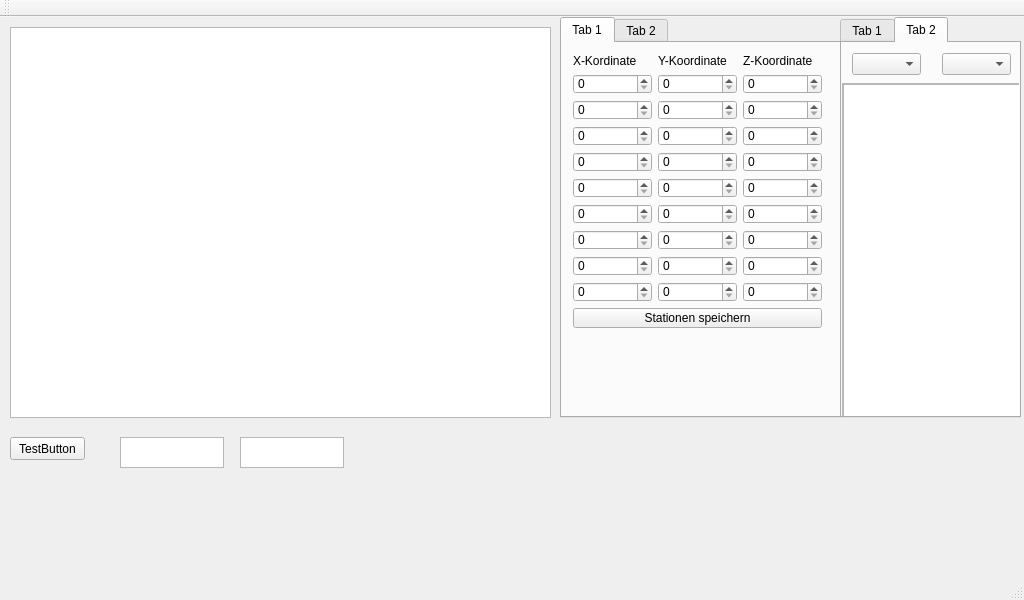
<?xml version="1.0" encoding="UTF-8"?>
<ui version="4.0">
 <class>MainWindow</class>
 <widget class="QMainWindow" name="MainWindow">
  <property name="geometry">
   <rect>
    <x>0</x>
    <y>0</y>
    <width>1024</width>
    <height>600</height>
   </rect>
  </property>
  <property name="windowTitle">
   <string>MainWindow</string>
  </property>
  <widget class="QWidget" name="centralWidget">
   <widget class="QPushButton" name="TestButton">
    <property name="geometry">
     <rect>
      <x>10</x>
      <y>420</y>
      <width>75</width>
      <height>23</height>
     </rect>
    </property>
    <property name="text">
     <string>TestButton</string>
    </property>
   </widget>
   <widget class="QPlainTextEdit" name="XbeesendEdit">
    <property name="geometry">
     <rect>
      <x>240</x>
      <y>420</y>
      <width>104</width>
      <height>31</height>
     </rect>
    </property>
   </widget>
   <widget class="QTabWidget" name="COMtabWidget">
    <property name="geometry">
     <rect>
      <x>840</x>
      <y>0</y>
      <width>181</width>
      <height>401</height>
     </rect>
    </property>
    <property name="currentIndex">
     <number>1</number>
    </property>
    <widget class="QWidget" name="tab">
     <attribute name="title">
      <string>Tab 1</string>
     </attribute>
     <widget class="QComboBox" name="XbeeportBox">
      <property name="geometry">
       <rect>
        <x>90</x>
        <y>10</y>
        <width>71</width>
        <height>22</height>
       </rect>
      </property>
      <property name="toolTip">
       <string>&lt;html&gt;&lt;head/&gt;&lt;body&gt;&lt;p&gt;Hier den richtigen ComPort des XbeeUSBAdapters eintragen&lt;/p&gt;&lt;/body&gt;&lt;/html&gt;</string>
      </property>
     </widget>
     <widget class="QScrollArea" name="scrollArea">
      <property name="geometry">
       <rect>
        <x>0</x>
        <y>40</y>
        <width>181</width>
        <height>341</height>
       </rect>
      </property>
      <property name="widgetResizable">
       <bool>true</bool>
      </property>
      <widget class="QWidget" name="scrollAreaWidgetContents">
       <property name="geometry">
        <rect>
         <x>0</x>
         <y>0</y>
         <width>179</width>
         <height>339</height>
        </rect>
       </property>
       <widget class="QPlainTextEdit" name="XbeeComText">
        <property name="geometry">
         <rect>
          <x>0</x>
          <y>0</y>
          <width>181</width>
          <height>341</height>
         </rect>
        </property>
        <property name="font">
         <font>
          <pointsize>8</pointsize>
         </font>
        </property>
        <property name="acceptDrops">
         <bool>false</bool>
        </property>
        <property name="centerOnScroll">
         <bool>false</bool>
        </property>
       </widget>
      </widget>
     </widget>
     <widget class="QComboBox" name="XbeeBaudRateBox">
      <property name="geometry">
       <rect>
        <x>10</x>
        <y>10</y>
        <width>71</width>
        <height>21</height>
       </rect>
      </property>
      <property name="toolTip">
       <string>&lt;html&gt;&lt;head/&gt;&lt;body&gt;&lt;p&gt;Baud Rate (Übertragungsrate)&lt;/p&gt;&lt;p&gt;-- beide Xbee Module müssen die gleiche Baudrate über X-CTU eingestellt haben--&lt;/p&gt;&lt;/body&gt;&lt;/html&gt;</string>
      </property>
     </widget>
    </widget>
    <widget class="QWidget" name="tab_2">
     <attribute name="title">
      <string>Tab 2</string>
     </attribute>
     <widget class="QComboBox" name="IPSportBox">
      <property name="geometry">
       <rect>
        <x>100</x>
        <y>10</y>
        <width>69</width>
        <height>22</height>
       </rect>
      </property>
     </widget>
     <widget class="QComboBox" name="IPSBaudRateBox">
      <property name="geometry">
       <rect>
        <x>10</x>
        <y>10</y>
        <width>69</width>
        <height>22</height>
       </rect>
      </property>
     </widget>
     <widget class="QScrollArea" name="scrollArea_2">
      <property name="geometry">
       <rect>
        <x>0</x>
        <y>40</y>
        <width>181</width>
        <height>341</height>
       </rect>
      </property>
      <property name="widgetResizable">
       <bool>true</bool>
      </property>
      <widget class="QWidget" name="scrollAreaWidgetContents_2">
       <property name="geometry">
        <rect>
         <x>0</x>
         <y>0</y>
         <width>179</width>
         <height>339</height>
        </rect>
       </property>
       <widget class="QPlainTextEdit" name="IPSComText">
        <property name="geometry">
         <rect>
          <x>0</x>
          <y>0</y>
          <width>181</width>
          <height>341</height>
         </rect>
        </property>
       </widget>
      </widget>
     </widget>
    </widget>
   </widget>
   <widget class="QPlainTextEdit" name="IPSsendEdit">
    <property name="geometry">
     <rect>
      <x>120</x>
      <y>420</y>
      <width>104</width>
      <height>31</height>
     </rect>
    </property>
   </widget>
   <widget class="QTabWidget" name="tabWidget">
    <property name="geometry">
     <rect>
      <x>560</x>
      <y>0</y>
      <width>281</width>
      <height>401</height>
     </rect>
    </property>
    <widget class="QWidget" name="tab_3">
     <attribute name="title">
      <string>Tab 1</string>
     </attribute>
     <widget class="QWidget" name="gridLayoutWidget">
      <property name="geometry">
       <rect>
        <x>0</x>
        <y>0</y>
        <width>271</width>
        <height>296</height>
       </rect>
      </property>
      <layout class="QGridLayout" name="gridLayout">
       <item row="2" column="1">
        <widget class="QSpinBox" name="s2y">
         <property name="maximum">
          <number>99999</number>
         </property>
        </widget>
       </item>
       <item row="7" column="1">
        <widget class="QSpinBox" name="s7y">
         <property name="maximum">
          <number>99999</number>
         </property>
        </widget>
       </item>
       <item row="2" column="0">
        <widget class="QSpinBox" name="s2x">
         <property name="maximum">
          <number>99999</number>
         </property>
        </widget>
       </item>
       <item row="1" column="0">
        <widget class="QSpinBox" name="s1x">
         <property name="maximum">
          <number>99999</number>
         </property>
        </widget>
       </item>
       <item row="8" column="0">
        <widget class="QSpinBox" name="s8x">
         <property name="maximum">
          <number>99999</number>
         </property>
        </widget>
       </item>
       <item row="6" column="0">
        <widget class="QSpinBox" name="s6x">
         <property name="maximum">
          <number>99999</number>
         </property>
        </widget>
       </item>
       <item row="0" column="2">
        <widget class="QLabel" name="label_3">
         <property name="text">
          <string>Z-Koordinate</string>
         </property>
        </widget>
       </item>
       <item row="3" column="1">
        <widget class="QSpinBox" name="s3y">
         <property name="maximum">
          <number>99999</number>
         </property>
        </widget>
       </item>
       <item row="7" column="2">
        <widget class="QSpinBox" name="s7z">
         <property name="maximum">
          <number>99999</number>
         </property>
        </widget>
       </item>
       <item row="9" column="0">
        <widget class="QSpinBox" name="s9x">
         <property name="maximum">
          <number>99999</number>
         </property>
        </widget>
       </item>
       <item row="8" column="1">
        <widget class="QSpinBox" name="s8y">
         <property name="maximum">
          <number>99999</number>
         </property>
        </widget>
       </item>
       <item row="1" column="1">
        <widget class="QSpinBox" name="s1y">
         <property name="maximum">
          <number>99999</number>
         </property>
        </widget>
       </item>
       <item row="3" column="2">
        <widget class="QSpinBox" name="s3z">
         <property name="maximum">
          <number>99999</number>
         </property>
        </widget>
       </item>
       <item row="1" column="2">
        <widget class="QSpinBox" name="s1z">
         <property name="maximum">
          <number>99999</number>
         </property>
        </widget>
       </item>
       <item row="3" column="0">
        <widget class="QSpinBox" name="s3x">
         <property name="maximum">
          <number>99999</number>
         </property>
        </widget>
       </item>
       <item row="0" column="1">
        <widget class="QLabel" name="label_2">
         <property name="text">
          <string>Y-Koordinate</string>
         </property>
        </widget>
       </item>
       <item row="0" column="0">
        <widget class="QLabel" name="label">
         <property name="text">
          <string>X-Kordinate</string>
         </property>
        </widget>
       </item>
       <item row="2" column="2">
        <widget class="QSpinBox" name="s2z">
         <property name="maximum">
          <number>99999</number>
         </property>
        </widget>
       </item>
       <item row="5" column="0">
        <widget class="QSpinBox" name="s5x">
         <property name="maximum">
          <number>99999</number>
         </property>
        </widget>
       </item>
       <item row="4" column="0">
        <widget class="QSpinBox" name="s4x">
         <property name="maximum">
          <number>99999</number>
         </property>
        </widget>
       </item>
       <item row="8" column="2">
        <widget class="QSpinBox" name="s8z">
         <property name="maximum">
          <number>99999</number>
         </property>
        </widget>
       </item>
       <item row="4" column="1">
        <widget class="QSpinBox" name="s4y">
         <property name="maximum">
          <number>99999</number>
         </property>
        </widget>
       </item>
       <item row="6" column="2">
        <widget class="QSpinBox" name="s6z">
         <property name="maximum">
          <number>99999</number>
         </property>
        </widget>
       </item>
       <item row="5" column="1">
        <widget class="QSpinBox" name="s5y">
         <property name="maximum">
          <number>99999</number>
         </property>
        </widget>
       </item>
       <item row="6" column="1">
        <widget class="QSpinBox" name="s6y">
         <property name="maximum">
          <number>99999</number>
         </property>
        </widget>
       </item>
       <item row="4" column="2">
        <widget class="QSpinBox" name="s4z">
         <property name="maximum">
          <number>99999</number>
         </property>
        </widget>
       </item>
       <item row="5" column="2">
        <widget class="QSpinBox" name="s5z">
         <property name="maximum">
          <number>99999</number>
         </property>
        </widget>
       </item>
       <item row="7" column="0">
        <widget class="QSpinBox" name="s7x">
         <property name="maximum">
          <number>99999</number>
         </property>
        </widget>
       </item>
       <item row="9" column="1">
        <widget class="QSpinBox" name="s9y">
         <property name="maximum">
          <number>99999</number>
         </property>
        </widget>
       </item>
       <item row="9" column="2">
        <widget class="QSpinBox" name="s9z">
         <property name="maximum">
          <number>99999</number>
         </property>
        </widget>
       </item>
       <item row="10" column="0" colspan="3">
        <widget class="QPushButton" name="posStationSetzen">
         <property name="text">
          <string>Stationen speichern</string>
         </property>
        </widget>
       </item>
      </layout>
     </widget>
    </widget>
    <widget class="QWidget" name="tab_4">
     <attribute name="title">
      <string>Tab 2</string>
     </attribute>
    </widget>
   </widget>
   <widget class="QGraphicsView" name="graphicsView">
    <property name="geometry">
     <rect>
      <x>10</x>
      <y>10</y>
      <width>541</width>
      <height>391</height>
     </rect>
    </property>
    <property name="alignment">
     <set>Qt::AlignLeading|Qt::AlignLeft|Qt::AlignTop</set>
    </property>
   </widget>
  </widget>
  <widget class="QMenuBar" name="menuBar">
   <property name="geometry">
    <rect>
     <x>0</x>
     <y>0</y>
     <width>1024</width>
     <height>21</height>
    </rect>
   </property>
  </widget>
  <widget class="QToolBar" name="mainToolBar">
   <attribute name="toolBarArea">
    <enum>TopToolBarArea</enum>
   </attribute>
   <attribute name="toolBarBreak">
    <bool>false</bool>
   </attribute>
  </widget>
  <widget class="QStatusBar" name="statusBar"/>
 </widget>
 <layoutdefault spacing="6" margin="11"/>
 <tabstops>
  <tabstop>XbeesendEdit</tabstop>
  <tabstop>COMtabWidget</tabstop>
  <tabstop>XbeeBaudRateBox</tabstop>
  <tabstop>XbeeportBox</tabstop>
  <tabstop>s1x</tabstop>
  <tabstop>s1y</tabstop>
  <tabstop>s1z</tabstop>
  <tabstop>s2x</tabstop>
  <tabstop>s2y</tabstop>
  <tabstop>s2z</tabstop>
  <tabstop>s3x</tabstop>
  <tabstop>s3y</tabstop>
  <tabstop>s3z</tabstop>
  <tabstop>s4x</tabstop>
  <tabstop>s4y</tabstop>
  <tabstop>s4z</tabstop>
  <tabstop>s5x</tabstop>
  <tabstop>s5y</tabstop>
  <tabstop>s5z</tabstop>
  <tabstop>s6x</tabstop>
  <tabstop>s6y</tabstop>
  <tabstop>s6z</tabstop>
  <tabstop>s7x</tabstop>
  <tabstop>s7y</tabstop>
  <tabstop>s7z</tabstop>
  <tabstop>s8x</tabstop>
  <tabstop>s8y</tabstop>
  <tabstop>s8z</tabstop>
  <tabstop>s9x</tabstop>
  <tabstop>s9y</tabstop>
  <tabstop>s9z</tabstop>
  <tabstop>posStationSetzen</tabstop>
  <tabstop>tabWidget</tabstop>
  <tabstop>scrollArea</tabstop>
  <tabstop>TestButton</tabstop>
  <tabstop>IPSComText</tabstop>
  <tabstop>XbeeComText</tabstop>
  <tabstop>IPSsendEdit</tabstop>
  <tabstop>IPSBaudRateBox</tabstop>
  <tabstop>IPSportBox</tabstop>
  <tabstop>scrollArea_2</tabstop>
  <tabstop>graphicsView</tabstop>
 </tabstops>
 <resources/>
 <connections/>
</ui>
